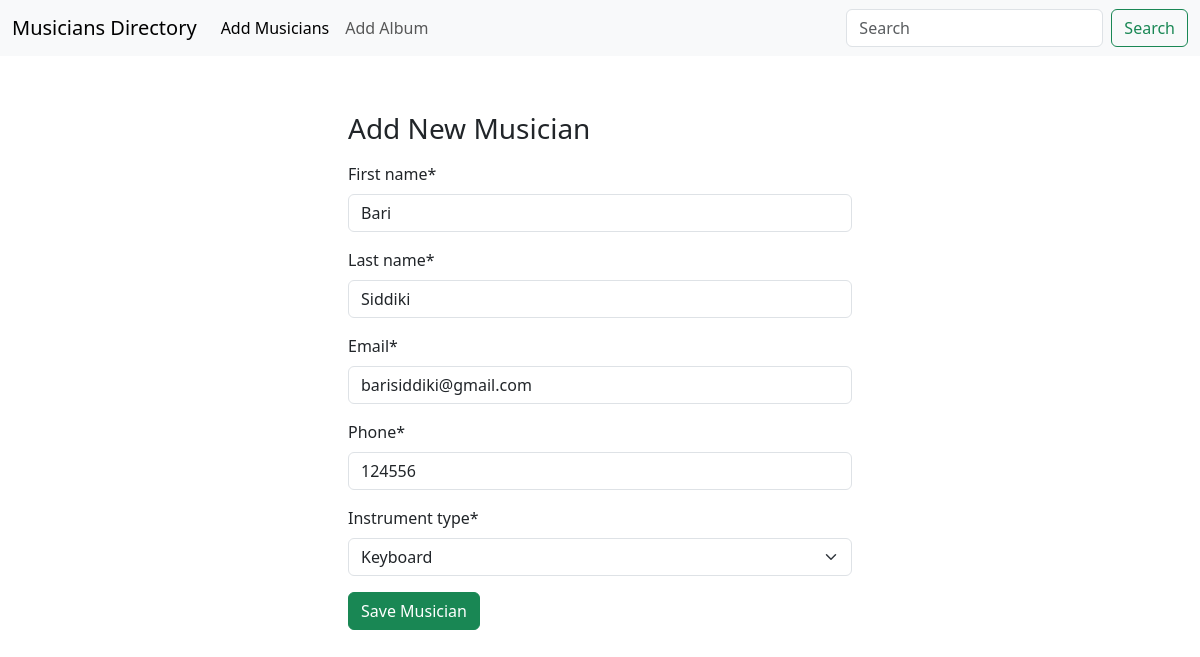
The page /musician/edit/2 on the database its author committed.
### musician/models.py (models this page shows, shortened)
class MusiciansModel(models.Model):
    first_name = models.CharField(max_length=50)
    last_name = models.CharField(max_length=50)
    email = models.EmailField()
    phone = models.CharField(max_length=11)
    instruments = [
        ('Violin', 'Violin'),
        ('Guitar', 'Guitar'),
        ('Drums', 'Drums'),
        ('Keyboard', 'Keyboard')
    ]
    instrument_type = models.CharField(choices=instruments, max_length=8)

### musician/views.py (the view)
# urls.py: path('edit/<int:id>', views.edit_Musician, name ='edit_Musician'),
def edit_Musician(request, id):
    musicianData = MusiciansModel.objects.get(pk=id)
    form = MusiciansForm(instance=musicianData)
    if request.method == 'POST':
        form = MusiciansForm(request.POST, instance=musicianData)
        if(form.is_valid()):
            form.save()
            return redirect('index')
    return render(request, 'musician/add_Musician.html', {'form' : form})

### musician/forms.py
class MusiciansForm(forms.ModelForm):
    class Meta:
        model = MusiciansModel
        fields = '__all__'

### musician/templates/musician/add_Musician.html (shortened to what this page needs)
{% extends "base.html" %}
{% block content %}
{% load crispy_forms_tags %}
<div class="w-50 p-5 m-auto">
    <h3 class="py-2">Add New Musician </h3>
    <form method='post' action=''>
        {{form | crispy}}
        <button class="btn btn-success">Save Musician</button>
    </form>
</div>
{% endblock content %}

### rows shown on the page
MusiciansModel: first_name "Bari", last_name "Siddiki", email "barisiddiki@gmail.com", phone "124556", instrument_type "Keyboard"
